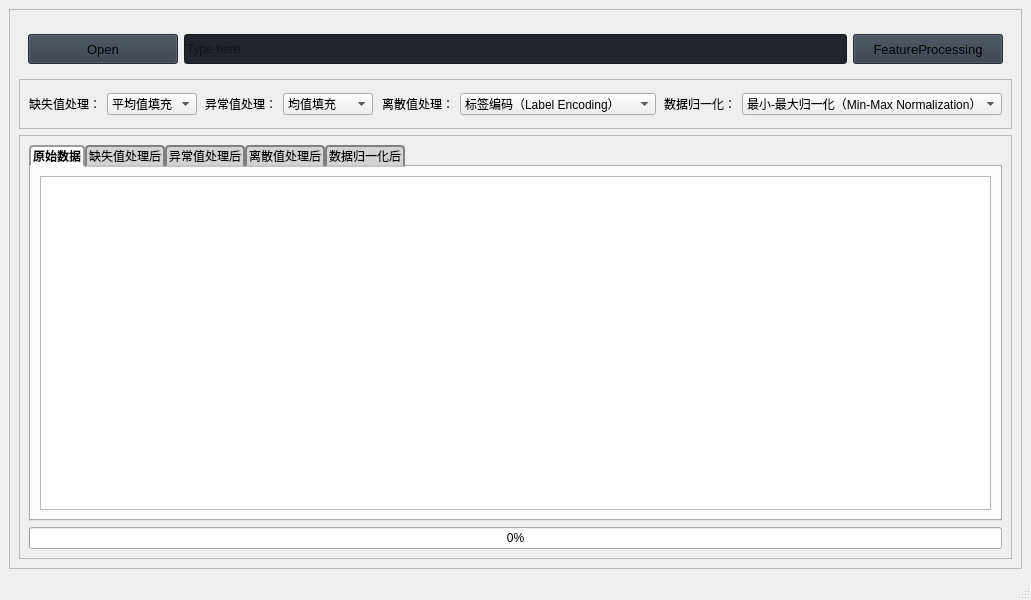
<?xml version="1.0" encoding="UTF-8"?>
<ui version="4.0">
 <class>MainWindow</class>
 <widget class="QMainWindow" name="MainWindow">
  <property name="geometry">
   <rect>
    <x>0</x>
    <y>0</y>
    <width>1031</width>
    <height>600</height>
   </rect>
  </property>
  <property name="windowTitle">
   <string>MainWindow</string>
  </property>
  <widget class="QWidget" name="centralwidget">
   <layout class="QVBoxLayout" name="verticalLayout">
    <item>
     <widget class="QFrame" name="row_1">
      <property name="frameShape">
       <enum>QFrame::StyledPanel</enum>
      </property>
      <property name="frameShadow">
       <enum>QFrame::Raised</enum>
      </property>
      <layout class="QVBoxLayout" name="verticalLayout_19">
       <item>
        <widget class="QFrame" name="frame_div_content_1">
         <property name="minimumSize">
          <size>
           <width>0</width>
           <height>110</height>
          </size>
         </property>
         <property name="maximumSize">
          <size>
           <width>16777215</width>
           <height>110</height>
          </size>
         </property>
         <property name="frameShape">
          <enum>QFrame::NoFrame</enum>
         </property>
         <property name="frameShadow">
          <enum>QFrame::Raised</enum>
         </property>
         <layout class="QVBoxLayout" name="verticalLayout_17">
          <property name="spacing">
           <number>0</number>
          </property>
          <property name="leftMargin">
           <number>0</number>
          </property>
          <property name="topMargin">
           <number>0</number>
          </property>
          <property name="rightMargin">
           <number>0</number>
          </property>
          <property name="bottomMargin">
           <number>0</number>
          </property>
          <item>
           <widget class="QFrame" name="frame_content_wid_1">
            <property name="frameShape">
             <enum>QFrame::NoFrame</enum>
            </property>
            <property name="frameShadow">
             <enum>QFrame::Raised</enum>
            </property>
            <layout class="QHBoxLayout" name="horizontalLayout_9">
             <item>
              <layout class="QGridLayout" name="gridLayout">
               <property name="bottomMargin">
                <number>0</number>
               </property>
               <item row="0" column="1">
                <widget class="QLineEdit" name="lineedit_imported_filename">
                 <property name="minimumSize">
                  <size>
                   <width>0</width>
                   <height>30</height>
                  </size>
                 </property>
                 <property name="styleSheet">
                  <string notr="true">background-color: rgb(33, 37, 43);</string>
                 </property>
                 <property name="text">
                  <string/>
                 </property>
                 <property name="placeholderText">
                  <string>Type here</string>
                 </property>
                </widget>
               </item>
               <item row="0" column="0">
                <widget class="QPushButton" name="btn_open_local_file">
                 <property name="minimumSize">
                  <size>
                   <width>150</width>
                   <height>30</height>
                  </size>
                 </property>
                 <property name="font">
                  <font>
                   <family>Segoe UI</family>
                   <pointsize>10</pointsize>
                   <italic>false</italic>
                   <bold>false</bold>
                  </font>
                 </property>
                 <property name="cursor">
                  <cursorShape>PointingHandCursor</cursorShape>
                 </property>
                 <property name="styleSheet">
                  <string notr="true">background-color: rgb(52, 59, 72);</string>
                 </property>
                 <property name="text">
                  <string>Open</string>
                 </property>
                 <property name="icon">
                  <iconset resource="resources.qrc">
                   <normaloff>:/icons/images/icons/cil-folder-open.png</normaloff>:/icons/images/icons/cil-folder-open.png</iconset>
                 </property>
                </widget>
               </item>
               <item row="0" column="2">
                <widget class="QPushButton" name="btn_FeatureProcessing">
                 <property name="minimumSize">
                  <size>
                   <width>150</width>
                   <height>30</height>
                  </size>
                 </property>
                 <property name="font">
                  <font>
                   <family>Segoe UI</family>
                   <pointsize>10</pointsize>
                   <italic>false</italic>
                   <bold>false</bold>
                  </font>
                 </property>
                 <property name="cursor">
                  <cursorShape>PointingHandCursor</cursorShape>
                 </property>
                 <property name="styleSheet">
                  <string notr="true">background-color: rgb(52, 59, 72);</string>
                 </property>
                 <property name="text">
                  <string>FeatureProcessing</string>
                 </property>
                 <property name="icon">
                  <iconset resource="resources.qrc">
                   <normaloff>:/icons/images/icons/cil-data-process.png</normaloff>:/icons/images/icons/cil-data-process.png</iconset>
                 </property>
                </widget>
               </item>
              </layout>
             </item>
            </layout>
           </widget>
          </item>
          <item>
           <widget class="QFrame" name="frame_title_wid_1">
            <property name="maximumSize">
             <size>
              <width>16777215</width>
              <height>50</height>
             </size>
            </property>
            <property name="frameShape">
             <enum>QFrame::StyledPanel</enum>
            </property>
            <property name="frameShadow">
             <enum>QFrame::Raised</enum>
            </property>
            <layout class="QHBoxLayout" name="horizontalLayout_5">
             <item>
              <layout class="QHBoxLayout" name="horizontalLayout">
               <item>
                <widget class="QLabel" name="label_missing_values_handling">
                 <property name="text">
                  <string>缺失值处理：</string>
                 </property>
                </widget>
               </item>
               <item>
                <widget class="QComboBox" name="combobox_missing_values_handling">
                 <item>
                  <property name="text">
                   <string>平均值填充</string>
                  </property>
                 </item>
                 <item>
                  <property name="text">
                   <string>中位数填充</string>
                  </property>
                 </item>
                 <item>
                  <property name="text">
                   <string>众数填充</string>
                  </property>
                 </item>
                 <item>
                  <property name="text">
                   <string>固定值填充</string>
                  </property>
                 </item>
                 <item>
                  <property name="text">
                   <string>最近邻填充</string>
                  </property>
                 </item>
                 <item>
                  <property name="text">
                   <string>删除整行</string>
                  </property>
                 </item>
                 <item>
                  <property name="text">
                   <string>删除整列</string>
                  </property>
                 </item>
                 <item>
                  <property name="text">
                   <string>不处理</string>
                  </property>
                 </item>
                </widget>
               </item>
              </layout>
             </item>
             <item>
              <spacer name="horizontalSpacer">
               <property name="orientation">
                <enum>Qt::Horizontal</enum>
               </property>
               <property name="sizeHint" stdset="0">
                <size>
                 <width>40</width>
                 <height>20</height>
                </size>
               </property>
              </spacer>
             </item>
             <item>
              <layout class="QHBoxLayout" name="horizontalLayout_2">
               <item>
                <widget class="QLabel" name="label_outlier_handling">
                 <property name="text">
                  <string>异常值处理：</string>
                 </property>
                </widget>
               </item>
               <item>
                <widget class="QComboBox" name="combobox_outlier_handling">
                 <item>
                  <property name="text">
                   <string>均值填充</string>
                  </property>
                 </item>
                 <item>
                  <property name="text">
                   <string>中位数填充</string>
                  </property>
                 </item>
                 <item>
                  <property name="text">
                   <string>众数填充</string>
                  </property>
                 </item>
                 <item>
                  <property name="text">
                   <string>删除整行</string>
                  </property>
                 </item>
                 <item>
                  <property name="text">
                   <string>删除整列</string>
                  </property>
                 </item>
                 <item>
                  <property name="text">
                   <string>不处理</string>
                  </property>
                 </item>
                </widget>
               </item>
              </layout>
             </item>
             <item>
              <spacer name="horizontalSpacer_2">
               <property name="orientation">
                <enum>Qt::Horizontal</enum>
               </property>
               <property name="sizeHint" stdset="0">
                <size>
                 <width>40</width>
                 <height>20</height>
                </size>
               </property>
              </spacer>
             </item>
             <item>
              <layout class="QHBoxLayout" name="horizontalLayout_3">
               <item>
                <widget class="QLabel" name="label_categorical_handling">
                 <property name="text">
                  <string>离散值处理：</string>
                 </property>
                </widget>
               </item>
               <item>
                <widget class="QComboBox" name="combobox_categorical_handling">
                 <item>
                  <property name="text">
                   <string>标签编码（Label Encoding）</string>
                  </property>
                 </item>
                 <item>
                  <property name="text">
                   <string>独热编码（One-Hot Encoding）</string>
                  </property>
                 </item>
                 <item>
                  <property name="text">
                   <string>二进制编码（Binary Encoding）</string>
                  </property>
                 </item>
                 <item>
                  <property name="text">
                   <string>离散哈希（Feature Hashing）</string>
                  </property>
                 </item>
                 <item>
                  <property name="text">
                   <string>嵌入方法（Embeddings）</string>
                  </property>
                 </item>
                 <item>
                  <property name="text">
                   <string>目标编码（Target Encoding）</string>
                  </property>
                 </item>
                 <item>
                  <property name="text">
                   <string>不处理</string>
                  </property>
                 </item>
                </widget>
               </item>
              </layout>
             </item>
             <item>
              <spacer name="horizontalSpacer_3">
               <property name="orientation">
                <enum>Qt::Horizontal</enum>
               </property>
               <property name="sizeHint" stdset="0">
                <size>
                 <width>40</width>
                 <height>20</height>
                </size>
               </property>
              </spacer>
             </item>
             <item>
              <layout class="QHBoxLayout" name="horizontalLayout_4">
               <item>
                <widget class="QLabel" name="label_data_normalization_handling">
                 <property name="text">
                  <string>数据归一化：</string>
                 </property>
                </widget>
               </item>
               <item>
                <widget class="QComboBox" name="combobox_data_normalization_handling">
                 <item>
                  <property name="text">
                   <string>最小-最大归一化（Min-Max Normalization）</string>
                  </property>
                 </item>
                 <item>
                  <property name="text">
                   <string>标准化（Z-score Normalization）</string>
                  </property>
                 </item>
                 <item>
                  <property name="text">
                   <string>均值归一化（Mean Normalization）</string>
                  </property>
                 </item>
                 <item>
                  <property name="text">
                   <string>不处理</string>
                  </property>
                 </item>
                </widget>
               </item>
              </layout>
             </item>
            </layout>
           </widget>
          </item>
         </layout>
        </widget>
       </item>
       <item>
        <widget class="QFrame" name="frame_2">
         <property name="frameShape">
          <enum>QFrame::StyledPanel</enum>
         </property>
         <property name="frameShadow">
          <enum>QFrame::Raised</enum>
         </property>
         <layout class="QVBoxLayout" name="verticalLayout_16">
          <item>
           <widget class="QTabWidget" name="tabWidgetMLRawData">
            <property name="autoFillBackground">
             <bool>false</bool>
            </property>
            <property name="styleSheet">
             <string notr="true">QTabBar::tab {
    background: lightgray;
    border: 2px solid gray;
    border-bottom-color: #C2C7CB; /* same as the pane color */
    border-top-left-radius: 4px;
    border-top-right-radius: 4px;
    min-width: 8ex;
    padding: 2px;
}

QTabBar::tab:selected, QTabBar::tab:hover {
    background: white;
    border-color: #9B9B9B;
	font-weight: bold;
}

QTabBar::tab:selected {
    border-bottom-color: white; /* same as pane color */
}
</string>
            </property>
            <property name="currentIndex">
             <number>0</number>
            </property>
            <widget class="QWidget" name="tab_1">
             <attribute name="title">
              <string>原始数据</string>
             </attribute>
             <layout class="QVBoxLayout" name="verticalLayout_25">
              <item>
               <widget class="QTableWidget" name="tablewidget_raw_data"/>
              </item>
             </layout>
            </widget>
            <widget class="QWidget" name="tab_2">
             <attribute name="title">
              <string>缺失值处理后</string>
             </attribute>
             <layout class="QVBoxLayout" name="verticalLayout_24">
              <item>
               <widget class="QTableWidget" name="tablewidget_data_missing_handled"/>
              </item>
             </layout>
            </widget>
            <widget class="QWidget" name="tab_3">
             <attribute name="title">
              <string>异常值处理后</string>
             </attribute>
             <layout class="QVBoxLayout" name="verticalLayout_21">
              <item>
               <widget class="QTableWidget" name="tablewidget_data_outlier_handled"/>
              </item>
             </layout>
            </widget>
            <widget class="QWidget" name="tab_4">
             <attribute name="title">
              <string>离散值处理后</string>
             </attribute>
             <layout class="QVBoxLayout" name="verticalLayout_23">
              <item>
               <widget class="QTableWidget" name="tablewidget_data_categorical_handled"/>
              </item>
             </layout>
            </widget>
            <widget class="QWidget" name="tab_5">
             <attribute name="title">
              <string>数据归一化后</string>
             </attribute>
             <layout class="QVBoxLayout" name="verticalLayout_22">
              <item>
               <widget class="QTableWidget" name="tablewidget_data_normalization_handled"/>
              </item>
             </layout>
            </widget>
           </widget>
          </item>
          <item>
           <widget class="QProgressBar" name="progressBar">
            <property name="value">
             <number>0</number>
            </property>
           </widget>
          </item>
         </layout>
        </widget>
       </item>
      </layout>
     </widget>
    </item>
   </layout>
  </widget>
  <widget class="QMenuBar" name="menubar">
   <property name="geometry">
    <rect>
     <x>0</x>
     <y>0</y>
     <width>1031</width>
     <height>22</height>
    </rect>
   </property>
  </widget>
  <widget class="QStatusBar" name="statusbar"/>
 </widget>
 <resources>
  <include location="resources.qrc"/>
 </resources>
 <connections/>
</ui>
